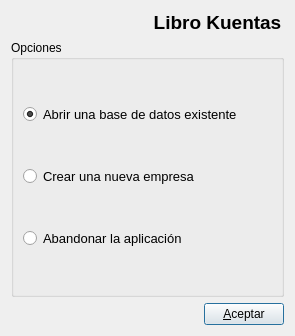
<ui version="4.0" >
 <author>José Manuel Díez Botella</author>
 <class>inicial</class>
 <widget class="QDialog" name="inicial" >
  <property name="geometry" >
   <rect>
    <x>0</x>
    <y>0</y>
    <width>295</width>
    <height>336</height>
   </rect>
  </property>
  <property name="windowTitle" >
   <string>Diálogo inicial</string>
  </property>
  <layout class="QGridLayout" >
   <item row="0" column="0" >
    <layout class="QHBoxLayout" >
     <item>
      <widget class="QLabel" name="imagen" >
       <property name="text" >
        <string/>
       </property>
       <property name="pixmap" >
        <pixmap resource="keme.qrc" >:/graf/keme.png</pixmap>
       </property>
      </widget>
     </item>
     <item>
      <layout class="QVBoxLayout" >
       <item>
        <widget class="QLabel" name="Lb_Keme" >
         <property name="sizePolicy" >
          <sizepolicy vsizetype="Fixed" hsizetype="Preferred" >
           <horstretch>0</horstretch>
           <verstretch>0</verstretch>
          </sizepolicy>
         </property>
         <property name="font" >
          <font>
           <pointsize>14</pointsize>
           <weight>75</weight>
           <bold>true</bold>
          </font>
         </property>
         <property name="text" >
          <string>Libro Kuentas</string>
         </property>
         <property name="alignment" >
          <set>Qt::AlignCenter</set>
         </property>
        </widget>
       </item>
      </layout>
     </item>
    </layout>
   </item>
   <item row="1" column="0" >
    <widget class="QGroupBox" name="groupBox" >
     <property name="title" >
      <string>Opciones</string>
     </property>
     <layout class="QVBoxLayout" >
      <property name="spacing" >
       <number>6</number>
      </property>
      <property name="margin" >
       <number>9</number>
      </property>
      <item>
       <widget class="QRadioButton" name="abrirradioButton" >
        <property name="font" >
         <font>
          <pointsize>10</pointsize>
         </font>
        </property>
        <property name="text" >
         <string>Abrir una base de datos existente</string>
        </property>
        <property name="checked" >
         <bool>true</bool>
        </property>
       </widget>
      </item>
      <item>
       <widget class="QRadioButton" name="crearradioButton" >
        <property name="font" >
         <font>
          <pointsize>10</pointsize>
         </font>
        </property>
        <property name="text" >
         <string>Crear una nueva empresa</string>
        </property>
       </widget>
      </item>
      <item>
       <widget class="QRadioButton" name="salirradioButton" >
        <property name="font" >
         <font>
          <pointsize>10</pointsize>
         </font>
        </property>
        <property name="text" >
         <string>Abandonar la aplicación</string>
        </property>
       </widget>
      </item>
     </layout>
    </widget>
   </item>
   <item row="2" column="0" >
    <layout class="QHBoxLayout" >
     <property name="spacing" >
      <number>6</number>
     </property>
     <property name="margin" >
      <number>0</number>
     </property>
     <item>
      <spacer>
       <property name="orientation" >
        <enum>Qt::Horizontal</enum>
       </property>
       <property name="sizeHint" stdset="0" >
        <size>
         <width>40</width>
         <height>20</height>
        </size>
       </property>
      </spacer>
     </item>
     <item>
      <widget class="QPushButton" name="aceptarpushButton" >
       <property name="text" >
        <string>&amp;Aceptar</string>
       </property>
       <property name="icon" >
        <iconset resource="keme.qrc" >
         <normaloff>:/images/librok-9.png</normaloff>:/images/librok-9.png</iconset>
       </property>
      </widget>
     </item>
    </layout>
   </item>
  </layout>
 </widget>
 <resources>
  <include location="keme.qrc" />
 </resources>
 <connections>
  <connection>
   <sender>aceptarpushButton</sender>
   <signal>clicked()</signal>
   <receiver>inicial</receiver>
   <slot>close()</slot>
   <hints>
    <hint type="sourcelabel" >
     <x>369</x>
     <y>331</y>
    </hint>
    <hint type="destinationlabel" >
     <x>214</x>
     <y>182</y>
    </hint>
   </hints>
  </connection>
 </connections>
</ui>
